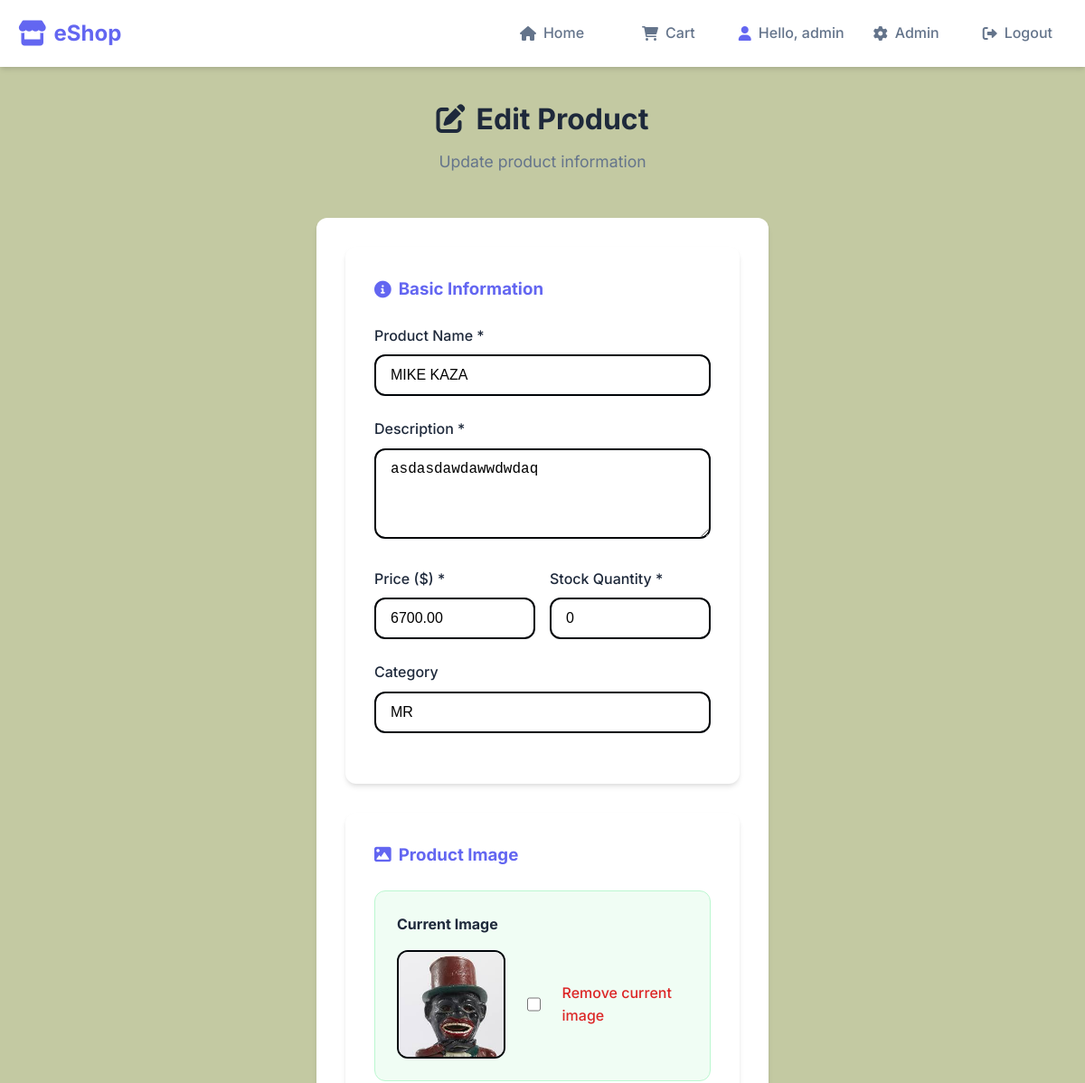
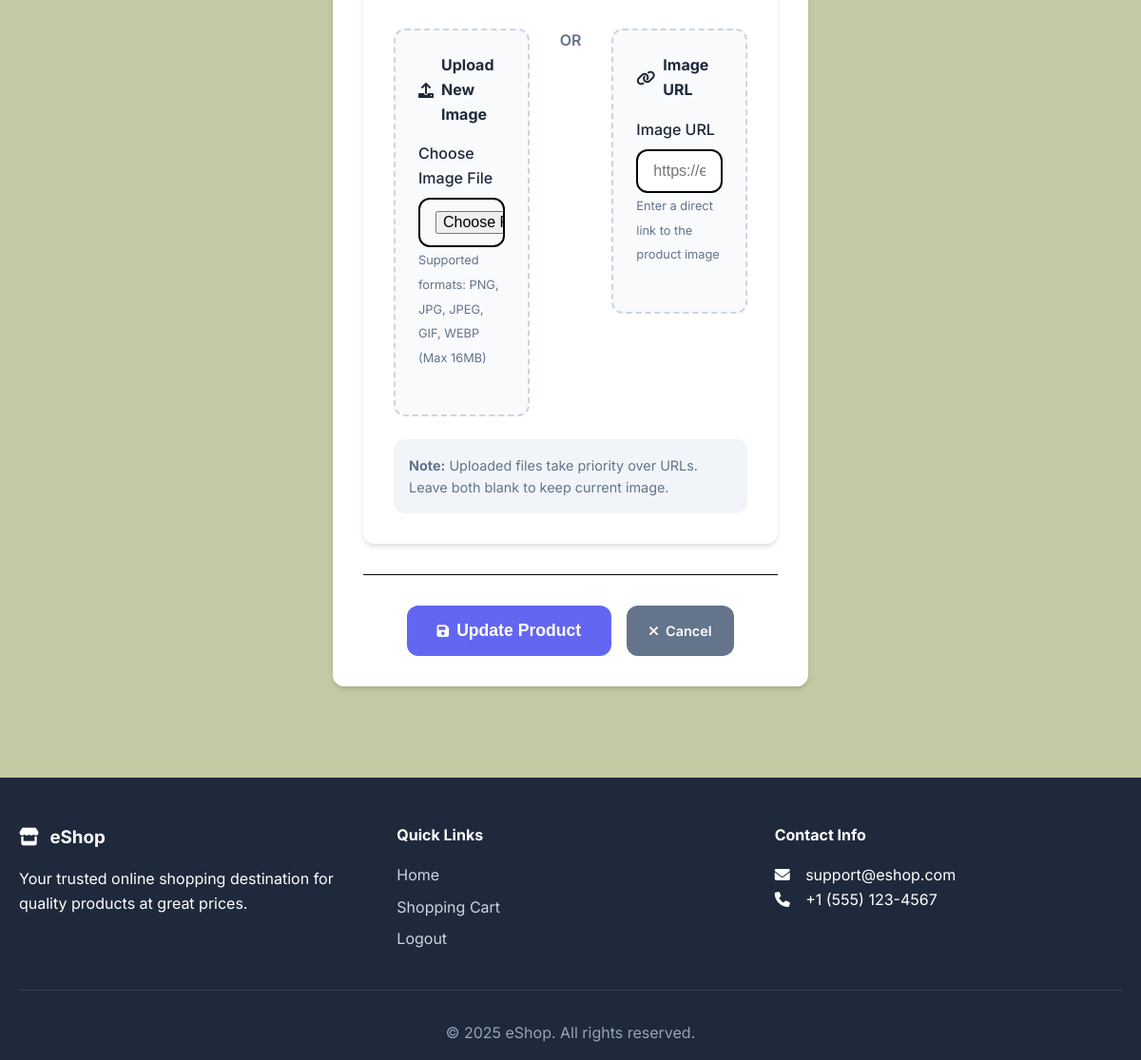
Page /admin/edit_product/17 (signed in) on the committed database (2 pictures, top to bottom).
### tables this page shows
CREATE TABLE products(
            product_id INTEGER PRIMARY KEY AUTOINCREMENT,
            name VARCHAR(100) NOT NULL,
            description TEXT,
            price DECIMAL(10,2) NOT NULL,
            stock_quantity INTEGER NOT NULL DEFAULT 0,
            category VARCHAR(50),
            image_url VARCHAR(255),
            created_at TIMESTAMP DEFAULT CURRENT_TIMESTAMP
        );

### app.py (the view)
@app.route('/admin/edit_product/<int:product_id>', methods=['GET', 'POST'])
@admin_required
def edit_product(product_id):
    try:
        with get_cursor() as cur:
            if request.method == 'POST':
                validation_errors = validate_product_data(request.form)
                if validation_errors:
                    for error in validation_errors:
                        flash(error, 'danger')
                    return redirect(url_for('edit_product', product_id=product_id))
                name = request.form['name']
                description = request.form['description']
                price = float(request.form['price'])
                stock = int(request.form['stock'])
                category = request.form['category']
                image_url = request.form.get('image_url', '').strip()
                cur.execute("SELECT image_url FROM products WHERE product_id = ?", (product_id,))
                current_product = cur.fetchone()
                current_image = current_product['image_url'] if current_product else None
                image_path = current_image  # Keep current image by default
                if 'image_file' in request.files:
                    file = request.files['image_file']
                    if file and file.filename != '':
                        new_image_path = save_uploaded_file(file, product_id)
                        if new_image_path:
                            image_path = new_image_path
                            flash('New image uploaded successfully!', 'success')
                if not image_path and image_url:
                    new_image_path = download_image_from_url(image_url, product_id)
                    if new_image_path:
                        image_path = new_image_path
                        flash('New image downloaded from URL successfully!', 'success')
                    else:
                        flash('Failed to download image from URL', 'warning')
                if request.form.get('remove_image'):
                    image_path = None
                    flash('Image removed successfully!', 'success')
                cur.execute(
                    """UPDATE products
                    SET name=?, description=?, price=?, stock_quantity=?, category=?, image_url=?
                    WHERE product_id=?""",
                    (name, description, price, stock, category, image_path, product_id)
                )
                flash('Product updated successfully!', 'success')
                return redirect(url_for('admin_products'))
            else:
                cur.execute("SELECT * FROM products WHERE product_id = ?", (product_id,))
                product = cur.fetchone()
                if not product:
                    flash('Product not found', 'danger')
                    return redirect(url_for('admin_products'))
                return render_template('edit_product.html', product=product)
    except Exception as e:
        flash(f"Error: {str(e)}", 'danger')
        return redirect(url_for('admin_products'))

### app.py (called while the page is built)
@app.context_processor
def utility_processor():
    def get_image_url(image_url):
        if not image_url:
            return url_for('static', filename='images/placeholder.png')
        if image_url.startswith('uploads/'):
            return url_for('static', filename=image_url)
        return image_url
    return dict(get_image_url=get_image_url)

def get_db():
    db = getattr(g, '_database', None)
    if db is None:
        db = g._database = sqlite3.connect(DATABASE)
        db.row_factory = sqlite3.Row
    return db

@app.teardown_appcontext
def close_connection(exception):
    db = getattr(g, '_database', None)
    if db is not None:
        db.close()

@contextmanager
def get_cursor():
    db = get_db()
    cursor = db.cursor()
    try:
        yield cursor
        db.commit()
    except Exception as e:
        db.rollback()
        raise e
    finally:
        cursor.close()

def admin_required(f):
    @wraps(f)
    def decorated_function(*args, **kwargs):
        if 'role' not in session or session['role'] != 'admin':
            flash('Admin access required', 'danger')
            return redirect(url_for('home'))
        return f(*args, **kwargs)
    return decorated_function

### templates/edit_product.html (shortened to what this page needs)
{% extends "base.html" %}
{% block content %}
<div class="page-header">
    <h1><i class="fas fa-edit"></i> Edit Product</h1>
    <p>Update product information</p>
</div>
<div class="form-container">
    <form method="POST" action="{{ url_for('edit_product', product_id=product.product_id) }}" class="product-form" enctype="multipart/form-data">
        <div class="form-section">
            <h3><i class="fas fa-info-circle"></i> Basic Information</h3>
            <div class="form-group">
                <label for="name">Product Name *</label>
                <input type="text" id="name" name="name" value="{{ product.name }}" required class="form-control">
            </div>
            <div class="form-group">
                <label for="description">Description *</label>
                <textarea id="description" name="description" rows="4" required class="form-control">{{ product.description }}</textarea>
            </div>
            <div class="form-row">
                <div class="form-group">
                    <label for="price">Price ($) *</label>
                    <input type="number" id="price" name="price" step="0.01" min="0" value="{{ "%.2f"|format(product.price) }}" required class="form-control">
                </div>
                <div class="form-group">
                    <label for="stock">Stock Quantity *</label>
                    <input type="number" id="stock" name="stock" min="0" value="{{ product.stock_quantity }}" required class="form-control">
                </div>
            </div>
            <div class="form-group">
                <label for="category">Category</label>
                <input type="text" id="category" name="category" value="{{ product.category }}" class="form-control">
            </div>
        </div>
        <div class="form-section">
            <h3><i class="fas fa-image"></i> Product Image</h3>
            {% if product.image_url %}
            <div class="current-image">
                <h4>Current Image</h4>
                <div class="image-preview">
                    <img src="{{ url_for('static', filename=product.image_url) if product.image_url and product.image_url.startswith('uploads/') else product.image_url }}"
                         alt="{{ product.name }}" class="product-image-preview">
                    <div class="image-actions">
                        <label class="checkbox-label">
                            <input type="checkbox" name="remove_image" value="1">
                            Remove current image
                        </label>
                    </div>
                </div>
            </div>
            {% endif %}
            <div class="image-upload-options">
                <div class="upload-option">
                    <h4><i class="fas fa-upload"></i> Upload New Image</h4>
                    <div class="form-group">
                        <label for="image_file">Choose Image File</label>
                        <input type="file" id="image_file" name="image_file" accept="image/*" class="form-control">
                        <small class="form-text">Supported formats: PNG, JPG, JPEG, GIF, WEBP (Max 16MB)</small>
                    </div>
                </div>
                <div class="option-divider">
                    <span>OR</span>
                </div>
                <div class="upload-option">
                    <h4><i class="fas fa-link"></i> Image URL</h4>
                    <div class="form-group">
                        <label for="image_url">Image URL</label>
                        <input type="url" id="image_url" name="image_url" class="form-control"
                               placeholder="https://example.com/image.jpg"
                               value="{{ product.image_url if product.image_url and not product.image_url.startswith('uploads/') else '' }}">
                        <small class="form-text">Enter a direct link to the product image</small>
                    </div>
                </div>
            </div>
            <div class="form-help">
                <p><strong>Note:</strong> Uploaded files take priority over URLs. Leave both blank to keep current image.</p>
            </div>
        </div>
        <div class="form-actions">
            <button type="submit" class="btn btn-primary btn-lg">
                <i class="fas fa-save"></i> Update Product
            </button>
            <a href="{{ url_for('admin_products') }}" class="btn btn-secondary">
                <i class="fas fa-times"></i> Cancel
            </a>
        </div>
    </form>
</div>
{% endblock %}

### static/css/style.css (style rules this page uses)
:root { --primary-color: #6366f1; --primary-dark: #4f46e5; --secondary-color: #679e0f; --accent-color: #10b981; --text-dark: #1e293b; --text-light: #64748b; --border-color: #000408; --shadow: 0 4px 6px -1px rgba(0, 0, 0, 0.1), 0 2px 4px -1px rgba(0, 0, 0, 0.06); --shadow-lg: 0 10px 15px -3px rgba(0, 0, 0, 0.1), 0 4px 6px -2px rgba(0, 0, 0, 0.05); --radius: 12px; --transition: all 0.3s ease; }
* { margin: 0; padding: 0; box-sizing: border-box; }
body { font-family: 'Inter', -apple-system, BlinkMacSystemFont, sans-serif; line-height: 1.6; color: var(--text-dark); background-color: #c3c9a2; }
.btn { display: inline-flex; align-items: center; justify-content: center; padding: 0.75rem 1.5rem; border: none; border-radius: var(--radius); font-weight: 600; text-decoration: none; cursor: pointer; transition: var(--transition); font-size: 0.9rem; gap: 0.5rem; }
.btn i { font-size: 0.9rem; }
.btn-primary { background: var(--primary-color); color: white; }
.btn-secondary { background: var(--text-light); color: white; }
.btn-lg { padding: 1rem 2rem; font-size: 1.1rem; }
.auth-form, .product-form { background: white; padding: 2rem; border-radius: var(--radius); box-shadow: var(--shadow); max-width: 500px; margin: 0 auto; }
.form-group { margin-bottom: 1.5rem; }
.form-group label { display: block; margin-bottom: 0.5rem; font-weight: 500; color: var(--text-dark); }
.form-group input, .form-group textarea, .form-group select { width: 100%; padding: 0.75rem 1rem; border: 2px solid var(--border-color); border-radius: var(--radius); font-size: 1rem; transition: var(--transition); }
.form-row { display: grid; grid-template-columns: 1fr 1fr; gap: 1rem; }
.image-upload-options { display: grid; grid-template-columns: 1fr auto 1fr; gap: 2rem; align-items: start; margin: 1.5rem 0; }
.upload-option { background: #f8fafc; padding: 1.5rem; border-radius: var(--radius); border: 2px dashed #cbd5e1; }
.upload-option h4 { margin-bottom: 1rem; color: var(--text-dark); display: flex; align-items: center; gap: 0.5rem; }
.option-divider { display: flex; align-items: center; justify-content: center; color: var(--text-light); font-weight: 600; }
.current-image { margin-bottom: 2rem; padding: 1.5rem; background: #f0fdf4; border: 1px solid #bbf7d0; border-radius: var(--radius); }
.current-image h4 { margin-bottom: 1rem; color: var(--text-dark); }
.image-preview { display: flex; align-items: center; gap: 1.5rem; }
.product-image-preview { width: 120px; height: 120px; object-fit: cover; border-radius: var(--radius); border: 2px solid var(--border-color); }
.image-actions { flex: 1; }
.checkbox-label { display: flex; align-items: center; gap: 0.75rem; cursor: pointer; font-weight: 500; color: #dc2626; }
.checkbox-label input[type="checkbox"] { width: 18px; height: 18px; }
.form-section { background: white; padding: 2rem; border-radius: var(--radius); box-shadow: var(--shadow); margin-bottom: 2rem; }
.form-section h3 { margin-bottom: 1.5rem; color: var(--primary-color); display: flex; align-items: center; gap: 0.5rem; }
.form-help { background: #f1f5f9; padding: 1rem; border-radius: var(--radius); margin-top: 1rem; }
.form-help p { margin: 0; color: var(--text-light); font-size: 0.9rem; }
.form-text { font-size: 0.8rem; color: var(--text-light); margin-top: 0.5rem; }
.page-header { text-align: center; margin-bottom: 3rem; }
.page-header h1 { color: var(--text-dark); margin-bottom: 0.5rem; display: flex; align-items: center; justify-content: center; gap: 0.75rem; }
.page-header p { color: var(--text-light); font-size: 1.1rem; }
.form-actions { display: flex; gap: 1rem; justify-content: center; margin-top: 2rem; padding-top: 2rem; border-top: 1px solid var(--border-color); }
.nav-link, .btn, .product-card { transition: var(--transition); }

### rows in the picture
products: name "MIKE KAZA", description "asdasdawdawwdwdaq", price "6700.00", stock "0", category "MR", image_url (picture)

### other values in the picture
{{ session['username'] }} "admin"
